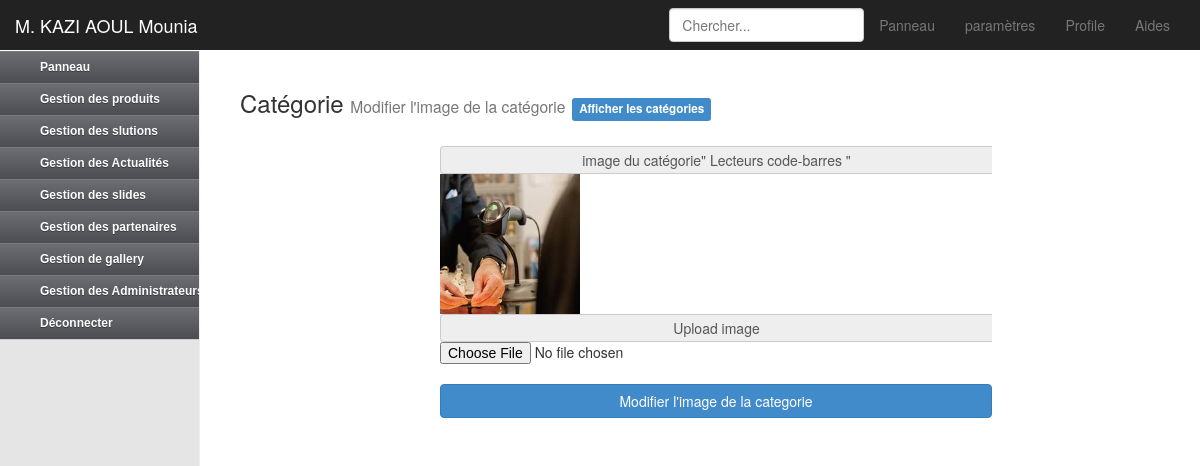
Screenshot of /admin/modifierCategorie.php?cat=111 (signed in) with the database file from the repository.
### tables this page shows
CREATE TABLE IF NOT EXISTS `categories` (
  `id_categorie` int(11) NOT NULL AUTO_INCREMENT,
  `nom_categorie` varchar(100) NOT NULL,
  `image_categorie` varchar(100) NOT NULL,
  `parent_categorie` varchar(100) NOT NULL,
  `parent2_categorie` varchar(100) NOT NULL DEFAULT '0',
  `description_categorie` longtext NOT NULL,
  `date_categorie` timestamp NOT NULL DEFAULT CURRENT_TIMESTAMP ON UPDATE CURRENT_TIMESTAMP,
  PRIMARY KEY (`id_categorie`)
);

### admin/modifierCategorie.php (the view, shortened to what this page needs)
<?php
if(isset($_GET['cat']))
{
	$moncat=$_GET['cat'];
	$moncat = mysql_real_escape_string($moncat);
	$getcat = mysql_query("SELECT * FROM categories WHERE id_categorie='$moncat'") or die(mysql_error());
	$nombreResultat=mysql_num_rows($getcat);
	if($nombreResultat==0)
	{
	echo ("<p class='bg-danger'>Categorie introuvable.</p>");
	}
	else
	{
	$categorie= mysql_fetch_assoc($getcat);
	$imageCategorie = $categorie['image_categorie'];
	$nomCategorie = $categorie['nom_categorie'];
			?>
			  <div class="text-left" href="#produit">
			<h3>Catégorie <small>Modifier l'image de la catégorie</small> <small><a href="categoriesProduit.php#produit"><span class="label label-primary">Afficher les catégories</span></a></small></h3>
			<br>
				<div>
				<form action="modifierCategorie.php?cat=<?php echo $moncat; ?>#produit" enctype="multipart/form-data" method="POST">
						<div class="form1">
							<div class="input-group-addon" >image du catégorie" <?php echo $nomCategorie; ?> " </div>
							<img src="../image/categorie/<?php echo $imageCategorie; ?>" width="140px" height="140px">
						</div>
						<div class="form1">
						  <div class="input-group-addon">Upload image</div>
						  <input type="file" name="ImageNews" id="image" />
						</div>
					<br><br>
					<div class="form1">
					<button type="submit" name="modifier" class="btn btn-primary btn-block" >Modifier l'image de la categorie</button>
					</div>
				</form>
				</div>
<?php
	}
}
else echo ("<p class='bg-danger'>Erreur! Veiller selectionner une categorie.</p>");
?>
</div>
 <?php include('footer.php'); ?>

### admin/css/dashboard.css (style rules this page uses)
.form1 { width:60%; display:inline-block; margin-right:30px; margin-left:200px; }
body { padding-top: 50px; }

### admin/css/supplement.css (style rules this page uses)
body { background:url(img/bg.png) repeat;width:1200px;margin:0 auto }

### rows the page displays
categories: nom_categorie "Lecteurs code-barres", image_categorie (picture)

### other values shown
$_SESSION["NOM_ADMIN_VAL"] "KAZI AOUL"
$_SESSION["PRENOM_ADMIN_VAL"] "Mounia"
